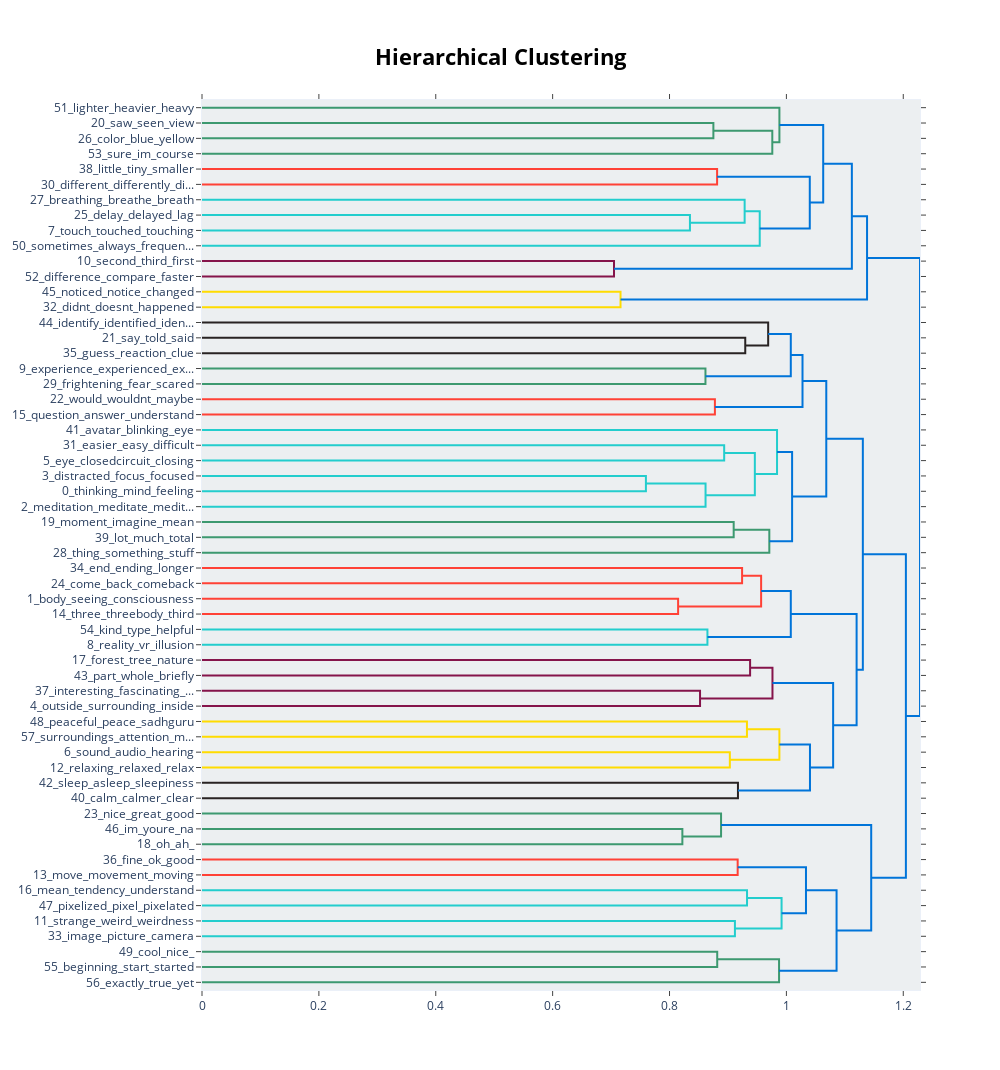

Write notebook code for a chart like this one.
### Code cell
topic_model.visualize_hierarchy()

### Figure 1 — Plotly figure (JSON) as saved in the notebook; plotly's stock layout.template omitted (floating-point values rounded to 4 significant figures)
{"data": [{"hoverinfo": "text", "marker": {"color": "rgb(61,153,112)"}, "mode": "lines", "type": "scatter", "x": [0, 0.8751, 0.8751, 0], "xaxis": "x", "y": [-15, -15, -25, -25], "yaxis": "y"}, {"hoverinfo": "text", "marker": {"color": "rgb(61,153,112)"}, "mode": "lines", "type": "scatter", "x": [0.8751, 0.9759, 0.9759, 0], "xaxis": "x", "y": [-20, -20, -35, -35], "yaxis": "y"}, {"hoverinfo": "text", "marker": {"color": "rgb(61,153,112)"}, "mode": "lines", "type": "scatter", "x": [0, 0.988, 0.988, 0.9759], "xaxis": "x", "y": [-5, -5, -27.5, -27.5], "yaxis": "y"}, {"hoverinfo": "text", "marker": {"color": "rgb(255,65,54)"}, "mode": "lines", "type": "scatter", "x": [0, 0.8814, 0.8814, 0], "xaxis": "x", "y": [-45, -45, -55, -55], "yaxis": "y"}, {"hoverinfo": "text", "marker": {"color": "rgb(35,205,205)"}, "mode": "lines", "type": "scatter", "x": [0, 0.8349, 0.8349, 0], "xaxis": "x", "y": [-75, -75, -85, -85], "yaxis": "y"}, {"hoverinfo": "text", "marker": {"color": "rgb(35,205,205)"}, "mode": "lines", "type": "scatter", "x": [0, 0.9285, 0.9285, 0.8349], "xaxis": "x", "y": [-65, -65, -80, -80], "yaxis": "y"}, {"hoverinfo": "text", "marker": {"color": "rgb(35,205,205)"}, "mode": "lines", "type": "scatter", "x": [0.9285, 0.9544, 0.9544, 0], "xaxis": "x", "y": [-72.5, -72.5, -95, -95], "yaxis": "y"}, {"hoverinfo": "text", "marker": {"color": "rgb(0,116,217)"}, "mode": "lines", "type": "scatter", "x": [0.8814, 1.04, 1.04, 0.9544], "xaxis": "x", "y": [-50, -50, -83.75, -83.75], "yaxis": "y"}, {"hoverinfo": "text", "marker": {"color": "rgb(0,116,217)"}, "mode": "lines", "type": "scatter", "x": [0.988, 1.063, 1.063, 1.04], "xaxis": "x", "y": [-16.25, -16.25, -66.88, -66.88], "yaxis": "y"}, {"hoverinfo": "text", "marker": {"color": "rgb(133,20,75)"}, "mode": "lines", "type": "scatter", "x": [0, 0.705, 0.705, 0], "xaxis": "x", "y": [-105, -105, -115, -115], "yaxis": "y"}, {"hoverinfo": "text", "marker": {"color": "rgb(0,116,217)"}, "mode": "lines", "type": "scatter", "x": [1.063, 1.112, 1.112, 0.705], "xaxis": "x", "y": [-41.56, -41.56, -110, -110], "yaxis": "y"}, {"hoverinfo": "text", "marker": {"color": "rgb(255,220,0)"}, "mode": "lines", "type": "scatter", "x": [0, 0.7161, 0.7161, 0], "xaxis": "x", "y": [-125, -125, -135, -135], "yaxis": "y"}, {"hoverinfo": "text", "marker": {"color": "rgb(0,116,217)"}, "mode": "lines", "type": "scatter", "x": [1.112, 1.138, 1.138, 0.7161], "xaxis": "x", "y": [-75.78, -75.78, -130, -130], "yaxis": "y"}, {"hoverinfo": "text", "marker": {"color": "rgb(40,35,35)"}, "mode": "lines", "type": "scatter", "x": [0, 0.9296, 0.9296, 0], "xaxis": "x", "y": [-155, -155, -165, -165], "yaxis": "y"}, {"hoverinfo": "text", "marker": {"color": "rgb(40,35,35)"}, "mode": "lines", "type": "scatter", "x": [0, 0.9688, 0.9688, 0.9296], "xaxis": "x", "y": [-145, -145, -160, -160], "yaxis": "y"}, {"hoverinfo": "text", "marker": {"color": "rgb(61,153,112)"}, "mode": "lines", "type": "scatter", "x": [0, 0.8615, 0.8615, 0], "xaxis": "x", "y": [-175, -175, -185, -185], "yaxis": "y"}, {"hoverinfo": "text", "marker": {"color": "rgb(0,116,217)"}, "mode": "lines", "type": "scatter", "x": [0.9688, 1.008, 1.008, 0.8615], "xaxis": "x", "y": [-152.5, -152.5, -180, -180], "yaxis": "y"}, {"hoverinfo": "text", "marker": {"color": "rgb(255,65,54)"}, "mode": "lines", "type": "scatter", "x": [0, 0.8776, 0.8776, 0], "xaxis": "x", "y": [-195, -195, -205, -205], "yaxis": "y"}, {"hoverinfo": "text", "marker": {"color": "rgb(0,116,217)"}, "mode": "lines", "type": "scatter", "x": [1.008, 1.028, 1.028, 0.8776], "xaxis": "x", "y": [-166.2, -166.2, -200, -200], "yaxis": "y"}, {"hoverinfo": "text", "marker": {"color": "rgb(35,205,205)"}, "mode": "lines", "type": "scatter", "x": [0, 0.8935, 0.8935, 0], "xaxis": "x", "y": [-225, -225, -235, -235], "yaxis": "y"}, {"hoverinfo": "text", "marker": {"color": "rgb(35,205,205)"}, "mode": "lines", "type": "scatter", "x": [0, 0.7596, 0.7596, 0], "xaxis": "x", "y": [-245, -245, -255, -255], "yaxis": "y"}, {"hoverinfo": "text", "marker": {"color": "rgb(35,205,205)"}, "mode": "lines", "type": "scatter", "x": [0.7596, 0.8616, 0.8616, 0], "xaxis": "x", "y": [-250, -250, -265, -265], "yaxis": "y"}, {"hoverinfo": "text", "marker": {"color": "rgb(35,205,205)"}, "mode": "lines", "type": "scatter", "x": [0.8935, 0.946, 0.946, 0.8616], "xaxis": "x", "y": [-230, -230, -257.5, -257.5], "yaxis": "y"}, {"hoverinfo": "text", "marker": {"color": "rgb(35,205,205)"}, "mode": "lines", "type": "scatter", "x": [0, 0.984, 0.984, 0.946], "xaxis": "x", "y": [-215, -215, -243.8, -243.8], "yaxis": "y"}, {"hoverinfo": "text", "marker": {"color": "rgb(61,153,112)"}, "mode": "lines", "type": "scatter", "x": [0, 0.9098, 0.9098, 0], "xaxis": "x", "y": [-275, -275, -285, -285], "yaxis": "y"}, {"hoverinfo": "text", "marker": {"color": "rgb(61,153,112)"}, "mode": "lines", "type": "scatter", "x": [0.9098, 0.9708, 0.9708, 0], "xaxis": "x", "y": [-280, -280, -295, -295], "yaxis": "y"}, {"hoverinfo": "text", "marker": {"color": "rgb(0,116,217)"}, "mode": "lines", "type": "scatter", "x": [0.984, 1.01, 1.01, 0.9708], "xaxis": "x", "y": [-229.4, -229.4, -287.5, -287.5], "yaxis": "y"}, {"hoverinfo": "text", "marker": {"color": "rgb(0,116,217)"}, "mode": "lines", "type": "scatter", "x": [1.028, 1.068, 1.068, 1.01], "xaxis": "x", "y": [-183.1, -183.1, -258.4, -258.4], "yaxis": "y"}, {"hoverinfo": "text", "marker": {"color": "rgb(255,65,54)"}, "mode": "lines", "type": "scatter", "x": [0, 0.9242, 0.9242, 0], "xaxis": "x", "y": [-305, -305, -315, -315], "yaxis": "y"}, {"hoverinfo": "text", "marker": {"color": "rgb(255,65,54)"}, "mode": "lines", "type": "scatter", "x": [0, 0.8147, 0.8147, 0], "xaxis": "x", "y": [-325, -325, -335, -335], "yaxis": "y"}, {"hoverinfo": "text", "marker": {"color": "rgb(255,65,54)"}, "mode": "lines", "type": "scatter", "x": [0.9242, 0.9567, 0.9567, 0.8147], "xaxis": "x", "y": [-310, -310, -330, -330], "yaxis": "y"}, {"hoverinfo": "text", "marker": {"color": "rgb(35,205,205)"}, "mode": "lines", "type": "scatter", "x": [0, 0.8649, 0.8649, 0], "xaxis": "x", "y": [-345, -345, -355, -355], "yaxis": "y"}, {"hoverinfo": "text", "marker": {"color": "rgb(0,116,217)"}, "mode": "lines", "type": "scatter", "x": [0.9567, 1.008, 1.008, 0.8649], "xaxis": "x", "y": [-320, -320, -350, -350], "yaxis": "y"}, {"hoverinfo": "text", "marker": {"color": "rgb(133,20,75)"}, "mode": "lines", "type": "scatter", "x": [0, 0.9379, 0.9379, 0], "xaxis": "x", "y": [-365, -365, -375, -375], "yaxis": "y"}, {"hoverinfo": "text", "marker": {"color": "rgb(133,20,75)"}, "mode": "lines", "type": "scatter", "x": [0, 0.8522, 0.8522, 0], "xaxis": "x", "y": [-385, -385, -395, -395], "yaxis": "y"}, {"hoverinfo": "text", "marker": {"color": "rgb(133,20,75)"}, "mode": "lines", "type": "scatter", "x": [0.9379, 0.9762, 0.9762, 0.8522], "xaxis": "x", "y": [-370, -370, -390, -390], "yaxis": "y"}, {"hoverinfo": "text", "marker": {"color": "rgb(255,220,0)"}, "mode": "lines", "type": "scatter", "x": [0, 0.9325, 0.9325, 0], "xaxis": "x", "y": [-405, -405, -415, -415], "yaxis": "y"}, {"hoverinfo": "text", "marker": {"color": "rgb(255,220,0)"}, "mode": "lines", "type": "scatter", "x": [0, 0.9032, 0.9032, 0], "xaxis": "x", "y": [-425, -425, -435, -435], "yaxis": "y"}, {"hoverinfo": "text", "marker": {"color": "rgb(255,220,0)"}, "mode": "lines", "type": "scatter", "x": [0.9325, 0.988, 0.988, 0.9032], "xaxis": "x", "y": [-410, -410, -430, -430], "yaxis": "y"}, {"hoverinfo": "text", "marker": {"color": "rgb(40,35,35)"}, "mode": "lines", "type": "scatter", "x": [0, 0.9171, 0.9171, 0], "xaxis": "x", "y": [-445, -445, -455, -455], "yaxis": "y"}, {"hoverinfo": "text", "marker": {"color": "rgb(0,116,217)"}, "mode": "lines", "type": "scatter", "x": [0.988, 1.04, 1.04, 0.9171], "xaxis": "x", "y": [-420, -420, -450, -450], "yaxis": "y"}, {"hoverinfo": "text", "marker": {"color": "rgb(0,116,217)"}, "mode": "lines", "type": "scatter", "x": [0.9762, 1.08, 1.08, 1.04], "xaxis": "x", "y": [-380, -380, -435, -435], "yaxis": "y"}, {"hoverinfo": "text", "marker": {"color": "rgb(0,116,217)"}, "mode": "lines", "type": "scatter", "x": [1.008, 1.12, 1.12, 1.08], "xaxis": "x", "y": [-335, -335, -407.5, -407.5], "yaxis": "y"}, {"hoverinfo": "text", "marker": {"color": "rgb(0,116,217)"}, "mode": "lines", "type": "scatter", "x": [1.068, 1.131, 1.131, 1.12], "xaxis": "x", "y": [-220.8, -220.8, -371.2, -371.2], "yaxis": "y"}, {"hoverinfo": "text", "marker": {"color": "rgb(61,153,112)"}, "mode": "lines", "type": "scatter", "x": [0, 0.822, 0.822, 0], "xaxis": "x", "y": [-475, -475, -485, -485], "yaxis": "y"}, {"hoverinfo": "text", "marker": {"color": "rgb(61,153,112)"}, "mode": "lines", "type": "scatter", "x": [0, 0.8882, 0.8882, 0.822], "xaxis": "x", "y": [-465, -465, -480, -480], "yaxis": "y"}, {"hoverinfo": "text", "marker": {"color": "rgb(255,65,54)"}, "mode": "lines", "type": "scatter", "x": [0, 0.9166, 0.9166, 0], "xaxis": "x", "y": [-495, -495, -505, -505], "yaxis": "y"}, {"hoverinfo": "text", "marker": {"color": "rgb(35,205,205)"}, "mode": "lines", "type": "scatter", "x": [0, 0.9326, 0.9326, 0], "xaxis": "x", "y": [-515, -515, -525, -525], "yaxis": "y"}, {"hoverinfo": "text", "marker": {"color": "rgb(35,205,205)"}, "mode": "lines", "type": "scatter", "x": [0, 0.9119, 0.9119, 0], "xaxis": "x", "y": [-535, -535, -545, -545], "yaxis": "y"}, {"hoverinfo": "text", "marker": {"color": "rgb(35,205,205)"}, "mode": "lines", "type": "scatter", "x": [0.9326, 0.9917, 0.9917, 0.9119], "xaxis": "x", "y": [-520, -520, -540, -540], "yaxis": "y"}, {"hoverinfo": "text", "marker": {"color": "rgb(0,116,217)"}, "mode": "lines", "type": "scatter", "x": [0.9166, 1.033, 1.033, 0.9917], "xaxis": "x", "y": [-500, -500, -530, -530], "yaxis": "y"}, {"hoverinfo": "text", "marker": {"color": "rgb(61,153,112)"}, "mode": "lines", "type": "scatter", "x": [0, 0.8816, 0.8816, 0], "xaxis": "x", "y": [-555, -555, -565, -565], "yaxis": "y"}, {"hoverinfo": "text", "marker": {"color": "rgb(61,153,112)"}, "mode": "lines", "type": "scatter", "x": [0.8816, 0.9874, 0.9874, 0], "xaxis": "x", "y": [-560, -560, -575, -575], "yaxis": "y"}, {"hoverinfo": "text", "marker": {"color": "rgb(0,116,217)"}, "mode": "lines", "type": "scatter", "x": [1.033, 1.086, 1.086, 0.9874], "xaxis": "x", "y": [-515, -515, -567.5, -567.5], "yaxis": "y"}, {"hoverinfo": "text", "marker": {"color": "rgb(0,116,217)"}, "mode": "lines", "type": "scatter", "x": [0.8882, 1.145, 1.145, 1.086], "xaxis": "x", "y": [-472.5, -472.5, -541.2, -541.2], "yaxis": "y"}, {"hoverinfo": "text", "marker": {"color": "rgb(0,116,217)"}, "mode": "lines", "type": "scatter", "x": [1.131, 1.204, 1.204, 1.145], "xaxis": "x", "y": [-296.0, -296.0, -506.9, -506.9], "yaxis": "y"}, {"hoverinfo": "text", "marker": {"color": "rgb(0,116,217)"}, "mode": "lines", "type": "scatter", "x": [1.138, 1.229, 1.229, 1.204], "xaxis": "x", "y": [-102.9, -102.9, -401.4, -401.4], "yaxis": "y"}], "layout": {"autosize": false, "height": 1070, "hoverlabel": {"bgcolor": "white", "font": {"family": "Rockwell", "size": 16}}, "hovermode": "closest", "plot_bgcolor": "#ECEFF1", "showlegend": false, "title": {"font": {"color": "Black", "size": 22}, "text": "<b>Hierarchical Clustering</b>", "x": 0.5, "xanchor": "center", "yanchor": "top"}, "width": 1000, "xaxis": {"mirror": "allticks", "rangemode": "tozero", "showgrid": false, "showline": true, "showticklabels": true, "ticks": "outside", "type": "linear", "zeroline": false}, "yaxis": {"mirror": "allticks", "range": [-580, 0], "rangemode": "tozero", "showgrid": false, "showline": true, "showticklabels": true, "tickmode": "array", "ticks": "outside", "ticktext": ["51_lighter_heavier_heavy", "20_saw_seen_view", "26_color_blue_yellow", "53_sure_im_course", "38_little_tiny_smaller", "30_different_differently_di...", "27_breathing_breathe_breath", "25_delay_delayed_lag", "7_touch_touched_touching", "50_sometimes_always_frequen...", "10_second_third_first", "52_difference_compare_faster", "45_noticed_notice_changed", "32_didnt_doesnt_happened", "44_identify_identified_iden...", "21_say_told_said", "35_guess_reaction_clue", "9_experience_experienced_ex...", "29_frightening_fear_scared", "22_would_wouldnt_maybe", "15_question_answer_understand", "41_avatar_blinking_eye", "31_easier_easy_difficult", "5_eye_closedcircuit_closing", "3_distracted_focus_focused", "0_thinking_mind_feeling", "2_meditation_meditate_medit...", "19_moment_imagine_mean", "39_lot_much_total", "28_thing_something_stuff", "34_end_ending_longer", "24_come_back_comeback", "1_body_seeing_consciousness", "14_three_threebody_third", "54_kind_type_helpful", "8_reality_vr_illusion", "17_forest_tree_nature", "43_part_whole_briefly", "37_interesting_fascinating_...", "4_outside_surrounding_inside", "48_peaceful_peace_sadhguru", "57_surroundings_attention_m...", "6_sound_audio_hearing", "12_relaxing_relaxed_relax", "42_sleep_asleep_sleepiness", "40_calm_calmer_clear", "23_nice_great_good", "46_im_youre_na", "18_oh_ah_", "36_fine_ok_good", "13_move_movement_moving", "16_mean_tendency_understand", "47_pixelized_pixel_pixelated", "11_strange_weird_weirdness", "33_image_picture_camera", "49_cool_nice_", "55_beginning_start_started", "56_exactly_true_yet"], "tickvals": [-5, -15, -25, -35, -45, -55, -65, -75, -85, -95, -105, -115, -125, -135, -145, -155, -165, -175, -185, -195, -205, -215, -225, -235, -245, -255, -265, -275, -285, -295, -305, -315, -325, -335, -345, -355, -365, -375, -385, -395, -405, -415, -425, -435, -445, -455, -465, -475, -485, -495, -505, -515, -525, -535, -545, -555, -565, -575], "type": "linear", "zeroline": false}}}
